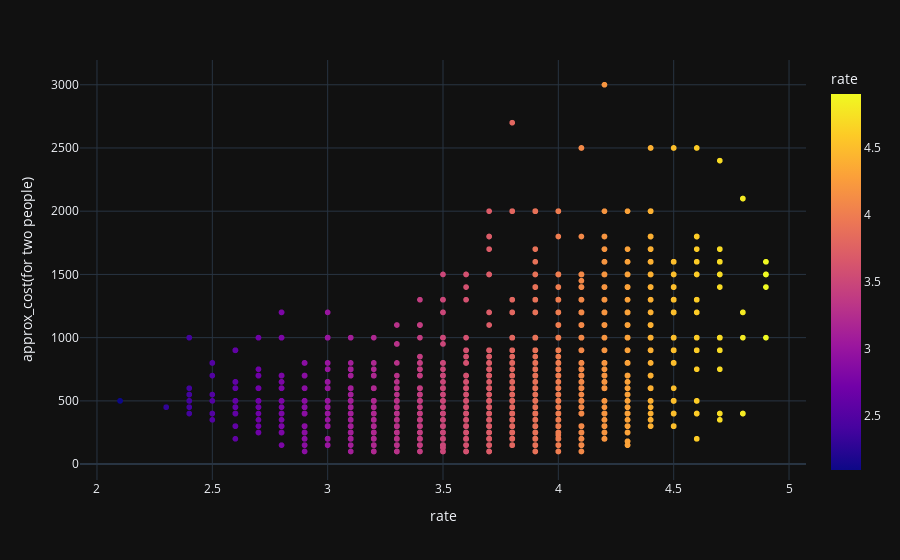

The cell this chart's notebook holds for it:
### Markdown cell above
### how to customize template in plotly

### Code cell
### how to customize template in plotly plots..


px.scatter(x="rate",y='approx_cost(for two people)',
   data_frame=df,color='rate',template="plotly_dark")

### Figure 1 — Plotly figure (JSON) as saved in the notebook; plotly's stock layout.template omitted (floating-point values rounded to 4 significant figures; data arrays with more than 128 entries replaced by an {"elided": "..."} marker saying what was removed)
{"data": [{"hovertemplate": "rate=%{marker.color}<br>approx_cost(for two people)=%{y}<extra></extra>", "legendgroup": "", "marker": {"color": {"elided": "5000 float values"}, "coloraxis": "coloraxis", "symbol": "circle"}, "mode": "markers", "name": "", "showlegend": false, "type": "scattergl", "x": {"elided": "5000 float values"}, "xaxis": "x", "y": {"elided": "5000 int values"}, "yaxis": "y"}], "layout": {"coloraxis": {"colorbar": {"title": {"text": "rate"}}, "colorscale": [[0, "#0d0887"], [0.1111, "#46039f"], [0.2222, "#7201a8"], [0.3333, "#9c179e"], [0.4444, "#bd3786"], [0.5556, "#d8576b"], [0.6667, "#ed7953"], [0.7778, "#fb9f3a"], [0.8889, "#fdca26"], [1, "#f0f921"]]}, "legend": {"tracegroupgap": 0}, "margin": {"t": 60}, "xaxis": {"anchor": "y", "domain": [0, 1], "title": {"text": "rate"}}, "yaxis": {"anchor": "x", "domain": [0, 1], "title": {"text": "approx_cost(for two people)"}}}}
